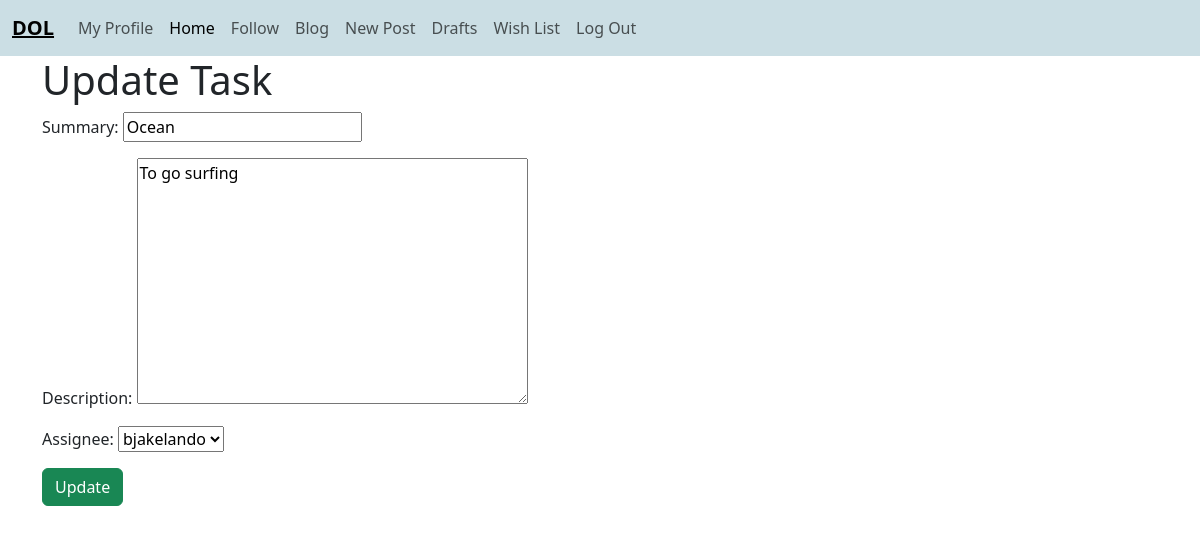
Screenshot of /wishes/6/edit/ (signed in) with the database file from the repository.
### wishes/models.py (models this page shows, shortened)
class Wish(models.Model):
    summary = models.CharField(max_length=256)
    description = models.TextField()
    status = models.ForeignKey(
    Status,
    on_delete=models.CASCADE,
    null = True
    )
    author = models.ForeignKey(
        get_user_model(),
        on_delete=models.CASCADE
    )
    assignee = models.ForeignKey(
        get_user_model(),
        on_delete=models.CASCADE,
        null = True,
        related_name= "assignee"
    )
    created_on = models.DateTimeField(auto_now_add=True)

### wishes/views.py (the view, shortened to what this page needs)
# urls.py: path('<int:pk>/edit/', views.WishUpdateView.as_view(), name='edit_wish'),
class WishUpdateView(LoginRequiredMixin, UpdateView):
    template_name = "wishes/edit.html"
    model = Wish
    fields = ['summary', 'description', 'assignee']

### templates/wishes/edit.html (shortened to what this page needs)
{% extends 'base.html' %}
{% block content %}
<h1>Update Task</h1>
<form method="POST">
    {{ form.as_p }}
    <a href="{% url 'board' %}"></a><input type="submit" class ="btn btn-success" value = "Update">
</form>
{% endblock content %}

### rows the page displays
Wish: summary "Ocean", description "To go surfing", assignee "bjakelando"
